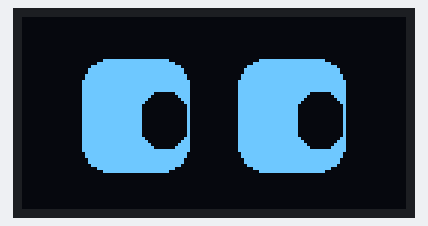
Bench run of a sketch on a simulated Arduino Uno, built with avr-gcc and run on an emulated ATmega328P. Parts: 128×64 one-colour display.

Above: at 0.1 s.

The sketch:

05_Looking_Right.ino
```cpp
// (licence header left out)
#include <Wire.h>
#include <Adafruit_GFX.h>
#include <Adafruit_SSD1306.h>

Adafruit_SSD1306 display(128, 64, &Wire, -1);

void setup() {
  if (!display.begin(SSD1306_SWITCHCAPVCC, 0x3C))
    while (1);
}

void loop() {
  display.clearDisplay();

  display.fillRoundRect(20, 14, 36, 38, 9, WHITE);
  display.fillRoundRect(72, 14, 36, 38, 9, WHITE);

  // Right pupils
  display.fillRoundRect(40, 25, 15, 19, 6, BLACK);
  display.fillRoundRect(92, 25, 15, 19, 6, BLACK);

  display.display();
  delay(100);
}
```
